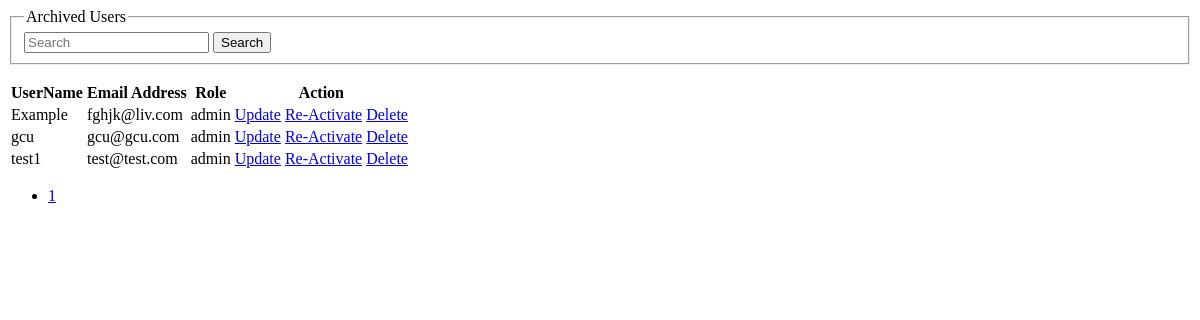
The page /views/ViewArchiveUsers.php on the database its author committed.
### tables this page shows
CREATE TABLE IF NOT EXISTS `users` (
  `user_id` int(11) NOT NULL AUTO_INCREMENT COMMENT 'auto incrementing user_id of each user, unique index',
  `user_name` varchar(64) NOT NULL COMMENT 'user''s name, unique',
  `user_password_hash` varchar(255) NOT NULL COMMENT 'user''s password in salted and hashed format',
  `user_email` varchar(64) NOT NULL COMMENT 'user''s email, unique',
  `user_role` varchar(365) NOT NULL,
  `first_name` varchar(365) NOT NULL,
  `last_name` varchar(365) NOT NULL,
  `Archive` int(1) NOT NULL,
  `newname` varchar(365) NOT NULL,
  `oldname` varchar(365) NOT NULL,
  `login` datetime NOT NULL,
  PRIMARY KEY (`user_id`),
  UNIQUE KEY `user_name` (`user_name`),
  UNIQUE KEY `user_email` (`user_email`)
);

### views/ViewArchiveUsers.php (the view, shortened to what this page needs)
    <link href="css/animate.css" rel="stylesheet">
<?php if(isset($_GET['current']) || isset($_GET['query'])){
}
else { ?>
<div class="animated slideInLeft">
<?php } ?>
<div class="container">
<div class="row">
<div class="col-md-7 table-responsive">
<form class="form-horizontal pull-right" action="<?php echo $_SERVER['PHP_SELF'];?>" method="get">
<fieldset>
<legend>Archived Users</legend>
<div class="form-group" >
  <div class="col-md-4">
    <div class="input-group">
      <input id="appendedtext" name="query" class="form-control" placeholder="Search" type="text" value="<?php echo isset($_GET['query'])?$_GET['query']:'';?>">
     <span class="input-group-btn">
        <button class="btn btn-default" type="submit">Search</button>
      </span>
    </div>
  </div>
</div>
</fieldset>
</form>
<table class="table table-striped table-bordered">
                  <thead>
                    <tr>
                      <th>UserName</th>
                      <th>Email Address</th>
                      <th>Role</th>
                      <th>Action</th>
                    </tr>
                  </thead>
                  <tbody>
                  <?php
                       include 'archivepaginator.php';
                       $pdo = Database::connect();
                       $paginator = new Paginator();
                       $sql = "SELECT count(*) FROM users WHERE Archive = 1";
                       $paginator->paginate($pdo->query($sql)->fetchColumn());
                       $sql = "SELECT * FROM users ";
                       $query = isset($_GET['query'])?('%'.$_GET['query'].'%'):'%';
                       $sql .= "WHERE Archive = 1 AND (user_name LIKE :query OR user_email LIKE :query OR Archive LIKE :query)  ";
                       $start = (($paginator->getCurrentPage()-1)*$paginator->itemsPerPage);
                       $length = ($paginator->itemsPerPage);
                       $sql .= "ORDER BY user_id DESC ";
if(empty($_GET['query'])){
$sql .= " limit :start, :length ";
}
                       $sth = $pdo->prepare($sql);
if(empty($_GET['query'])){
                       $sth->bindParam(':start',$start,PDO::PARAM_INT);
                       $sth->bindParam(':length',$length,PDO::PARAM_INT);
}
                       $sth->bindParam(':query',$query,PDO::PARAM_STR);
                       $sth->execute();
	 				   foreach ($sth->fetchAll(PDO::FETCH_ASSOC) as $row) {
if($row['Archive'] == 1){
                            echo '<tr>';
                            echo '<td>'. $row['user_name'] . '</td>';
                            echo '<td>'. $row['user_email'] . '</td>';
                            echo '<td>'. $row['user_role'] . '</td>';
                            echo '<td> <a class="btn btn-success one" href="?source=UpdateUser&id='.$row['user_id'].'">Update</a>';
                            echo '<a class="btn btn-warning two" href="?source=ActivateUser&id='.$row['user_id'].'&name='.$row['user_name'].'">Re-Activate</a>';
                            echo '<a class="btn btn-danger four" href="?source=DeleteUser&id='.$row['user_id'].'">Delete</a></td>';
                            echo '</tr>';}
                   }
                  ?>
                  </tbody>
</table>
<?php if(empty($_GET['query'])){ echo $paginator->pageNav(); }?>
</div>
</div>
</div>
</div>

### rows shown on the page
users: user_name "Example", user_email "fghjk@liv.com", user_role "admin"
users: user_name "gcu", user_email "gcu@gcu.com", user_role "admin"
users: user_name "test1", user_email "test@test.com", user_role "admin"
